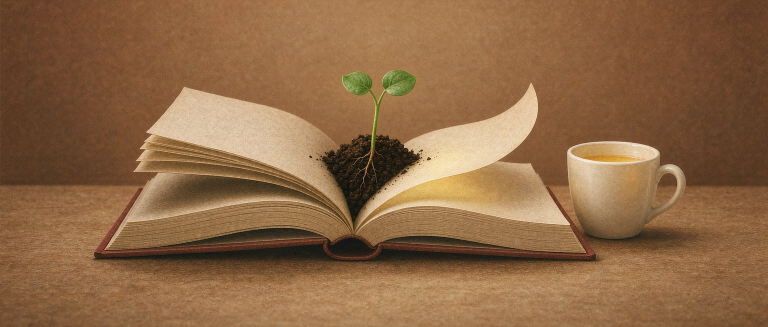
#> input picture 王金海讲书/微习惯/公众号文章/发布包_第1篇_一个俯卧撑/封面_第1篇_一个俯卧撑.jpg, 1536 x 654 px (shown at 1/2 size)
$ python _cover_proc.py '封面_第1篇_一个俯卧撑.jpg' '封面_第1篇_一个俯卧撑.jpg' 5
#> lines starting #> are read from the running program, lines starting #| are printed output that depends on the picture
# -*- coding: utf-8 -*-
"""微习惯封面后处理：1536x1024 -> 裁 2.35:1 中央宽幅带(1536x654)，顺带切掉右下角AI水印，再压到<=200KB。
   用法: python _cover_proc.py <源png> <输出jpg> [目标高(默认654)]"""
import sys
from PIL import Image

src, dst = sys.argv[1], sys.argv[2]
target_h = int(sys.argv[3]) if len(sys.argv) > 3 else 654  # 1536/654 ≈ 2.349 ≈ 2.35:1

im = Image.open(src).convert("RGB")
#> im is the input picture: PIL image 1536x654 RGB; mean R, G, B 141.7, 103.8, 69.1
w, h = im.size
#> w = 1536; h = 654
# 水印在原图右下 y>945、x>1380；底部裁切线取 y 使底边 <=945
# 2.35:1 中央带：高 target_h，垂直居中略偏上（保书/嫩芽；书在下半，故裁切带往下放一点）
y0 = 330            # 起点，控制保头/保书
y1 = y0 + target_h  # =984 -> 超过945 会含水印，需上移
# 保证 y1 <= 940 以切净水印
if y1 > 940:
    y1 = 940
    y0 = y1 - target_h
crop = im.crop((0, y0, w, y1))
# 缩放到标准 1536x654
crop = crop.resize((1536, 654), Image.LANCZOS)
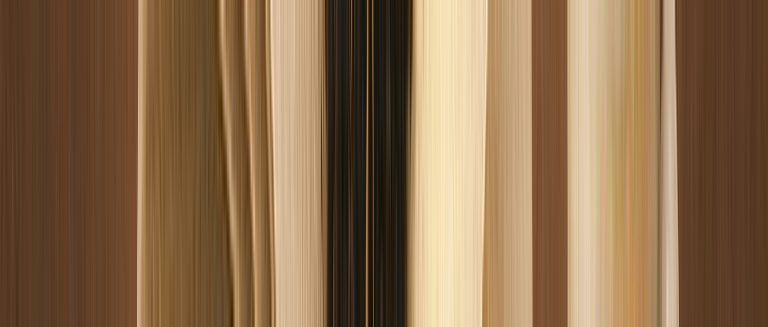
#> crop: PIL image 1536x654 RGB (shown at 1/2 size); mean R, G, B 137.4, 107.7, 76

# 渐进压缩到 <=200KB
q = 90
while q >= 55:
    crop.save(dst, "JPEG", quality=q, optimize=True)
    import os
    if os.path.getsize(dst) <= 200 * 1024:
        break
    q -= 5
#> after the loop, q = 90
import os
print("out:", dst, crop.size, "quality:", q, "%.0fKB" % (os.path.getsize(dst)/1024))
#| out: 封面_第1篇_一个俯卧撑.jpg (1536, 654) quality: 90 87KB
